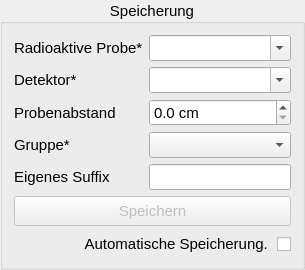
       <widget class="QGroupBox" name="groupBox">
        <property name="sizePolicy">
         <sizepolicy hsizetype="Minimum" vsizetype="Preferred">
          <horstretch>0</horstretch>
          <verstretch>0</verstretch>
         </sizepolicy>
        </property>
        <property name="minimumSize">
         <size>
          <width>0</width>
          <height>50</height>
         </size>
        </property>
        <property name="font">
         <font>
          <pointsize>11</pointsize>
         </font>
        </property>
        <property name="title">
         <string>Speicherung</string>
        </property>
        <property name="alignment">
         <set>Qt::AlignmentFlag::AlignCenter</set>
        </property>
        <property name="flat">
         <bool>false</bool>
        </property>
        <property name="checkable">
         <bool>false</bool>
        </property>
        <layout class="QVBoxLayout" name="verticalLayout">
         <property name="sizeConstraint">
          <enum>QLayout::SizeConstraint::SetMinimumSize</enum>
         </property>
         <item>
          <layout class="QFormLayout" name="formLayout_2">
           <property name="fieldGrowthPolicy">
            <enum>QFormLayout::FieldGrowthPolicy::AllNonFixedFieldsGrow</enum>
           </property>
           <property name="rightMargin">
            <number>0</number>
           </property>
           <property name="bottomMargin">
            <number>0</number>
           </property>
           <item row="0" column="0">
            <widget class="QLabel" name="label_6">
             <property name="font">
              <font>
               <pointsize>11</pointsize>
              </font>
             </property>
             <property name="text">
              <string>Radioaktive Probe*</string>
             </property>
            </widget>
           </item>
           <item row="0" column="1">
            <widget class="QComboBox" name="radSample">
             <property name="sizePolicy">
              <sizepolicy hsizetype="MinimumExpanding" vsizetype="Fixed">
               <horstretch>0</horstretch>
               <verstretch>0</verstretch>
              </sizepolicy>
             </property>
             <property name="font">
              <font>
               <pointsize>11</pointsize>
              </font>
             </property>
             <property name="toolTip">
              <string>&lt;html&gt;&lt;head/&gt;&lt;body&gt;&lt;p&gt;Auswahl der verwendeten radioaktiven Probe &lt;span style=&quot; color:#ff001a;&quot;&gt;(Pflichtfeld)&lt;/span&gt;&lt;/p&gt;&lt;/body&gt;&lt;/html&gt;</string>
             </property>
             <property name="editable">
              <bool>true</bool>
             </property>
             <property name="currentText">
              <string/>
             </property>
             <property name="currentIndex">
              <number>-1</number>
             </property>
             <property name="insertPolicy">
              <enum>QComboBox::InsertPolicy::NoInsert</enum>
             </property>
            </widget>
           </item>
           <item row="3" column="0">
            <widget class="QLabel" name="label_7">
             <property name="font">
              <font>
               <pointsize>11</pointsize>
              </font>
             </property>
             <property name="text">
              <string>Gruppe*</string>
             </property>
            </widget>
           </item>
           <item row="3" column="1">
            <widget class="QComboBox" name="groupLetter">
             <property name="sizePolicy">
              <sizepolicy hsizetype="MinimumExpanding" vsizetype="Fixed">
               <horstretch>0</horstretch>
               <verstretch>0</verstretch>
              </sizepolicy>
             </property>
             <property name="font">
              <font>
               <pointsize>11</pointsize>
              </font>
             </property>
             <property name="toolTip">
              <string>&lt;html&gt;&lt;head/&gt;&lt;body&gt;&lt;p&gt;Auswahl der GP Praktikumsgruppe &lt;span style=&quot; color:#ff001a;&quot;&gt;(Pflichtfeld)&lt;/span&gt;&lt;/p&gt;&lt;/body&gt;&lt;/html&gt;</string>
             </property>
             <property name="currentIndex">
              <number>-1</number>
             </property>
             <property name="maxCount">
              <number>24</number>
             </property>
             <property name="insertPolicy">
              <enum>QComboBox::InsertPolicy::NoInsert</enum>
             </property>
             <item>
              <property name="text">
               <string>A</string>
              </property>
             </item>
             <item>
              <property name="text">
               <string>B</string>
              </property>
             </item>
             <item>
              <property name="text">
               <string>C</string>
              </property>
             </item>
             <item>
              <property name="text">
               <string>D</string>
              </property>
             </item>
             <item>
              <property name="text">
               <string>E</string>
              </property>
             </item>
             <item>
              <property name="text">
               <string>F</string>
              </property>
             </item>
             <item>
              <property name="text">
               <string>G</string>
              </property>
             </item>
             <item>
              <property name="text">
               <string>H</string>
              </property>
             </item>
             <item>
              <property name="text">
               <string>I</string>
              </property>
             </item>
             <item>
              <property name="text">
               <string>J</string>
              </property>
             </item>
             <item>
              <property name="text">
               <string>K</string>
              </property>
             </item>
             <item>
              <property name="text">
               <string>L</string>
              </property>
             </item>
             <item>
              <property name="text">
               <string>M</string>
              </property>
             </item>
             <item>
              <property name="text">
               <string>N</string>
              </property>
             </item>
             <item>
              <property name="text">
               <string>O</string>
              </property>
             </item>
             <item>
              <property name="text">
               <string>P</string>
              </property>
             </item>
             <item>
              <property name="text">
               <string>Q</string>
              </property>
             </item>
             <item>
              <property name="text">
               <string>R</string>
              </property>
             </item>
             <item>
              <property name="text">
               <string>S</string>
              </property>
             </item>
             <item>
              <property name="text">
               <string>T</string>
              </property>
             </item>
             <item>
              <property name="text">
               <string>U</string>
              </property>
             </item>
             <item>
              <property name="text">
               <string>V</string>
              </property>
             </item>
             <item>
              <property name="text">
               <string>W</string>
              </property>
             </item>
             <item>
              <property name="text">
               <string>Z</string>
              </property>
             </item>
            </widget>
           </item>
           <item row="4" column="0">
            <widget class="QLabel" name="label_5">
             <property name="font">
              <font>
               <pointsize>11</pointsize>
              </font>
             </property>
             <property name="text">
              <string>Eigenes Suffix</string>
             </property>
            </widget>
           </item>
           <item row="4" column="1">
            <widget class="QLineEdit" name="suffix">
             <property name="sizePolicy">
              <sizepolicy hsizetype="MinimumExpanding" vsizetype="Fixed">
               <horstretch>0</horstretch>
               <verstretch>0</verstretch>
              </sizepolicy>
             </property>
             <property name="font">
              <font>
               <pointsize>11</pointsize>
              </font>
             </property>
             <property name="toolTip">
              <string>Ein benutzerdefiniertes Suffix mit maximal 20 Zeichen</string>
             </property>
             <property name="text">
              <string notr="true"/>
             </property>
             <property name="maxLength">
              <number>20</number>
             </property>
            </widget>
           </item>
           <item row="1" column="0">
            <widget class="QLabel" name="label_20">
             <property name="font">
              <font>
               <pointsize>11</pointsize>
              </font>
             </property>
             <property name="text">
              <string>Detektor*</string>
             </property>
            </widget>
           </item>
           <item row="1" column="1">
            <widget class="QComboBox" name="detectorCode">
             <property name="sizePolicy">
              <sizepolicy hsizetype="MinimumExpanding" vsizetype="Fixed">
               <horstretch>0</horstretch>
               <verstretch>0</verstretch>
              </sizepolicy>
             </property>
             <property name="font">
              <font>
               <pointsize>11</pointsize>
              </font>
             </property>
             <property name="toolTip">
              <string>&lt;html&gt;&lt;head/&gt;&lt;body&gt;&lt;p&gt;Auswahl des verwendeten Detektors (Geiger-Müller-Zählrohr) &lt;span style=&quot; color:#ff001a;&quot;&gt;(Pflichtfeld)&lt;/span&gt;&lt;/p&gt;&lt;/body&gt;&lt;/html&gt;</string>
             </property>
             <property name="editable">
              <bool>true</bool>
             </property>
             <property name="currentText">
              <string/>
             </property>
             <property name="currentIndex">
              <number>-1</number>
             </property>
             <property name="insertPolicy">
              <enum>QComboBox::InsertPolicy::NoInsert</enum>
             </property>
            </widget>
           </item>
           <item row="2" column="0">
            <widget class="QLabel" name="lblDistance">
             <property name="font">
              <font>
               <pointsize>11</pointsize>
              </font>
             </property>
             <property name="text">
              <string>Probenabstand</string>
             </property>
            </widget>
           </item>
           <item row="2" column="1">
            <widget class="QDoubleSpinBox" name="distanceGlobalDistance">
             <property name="toolTip">
              <string>Abstand zwischen Detektoroberfläche und radioaktiver Probe in cm</string>
             </property>
             <property name="suffix">
              <string> cm</string>
             </property>
             <property name="decimals">
              <number>1</number>
             </property>
            </widget>
           </item>
          </layout>
         </item>
         <item>
          <widget class="QPushButton" name="buttonSave">
           <property name="enabled">
            <bool>false</bool>
           </property>
           <property name="sizePolicy">
            <sizepolicy hsizetype="Minimum" vsizetype="Fixed">
             <horstretch>0</horstretch>
             <verstretch>0</verstretch>
            </sizepolicy>
           </property>
           <property name="minimumSize">
            <size>
             <width>100</width>
             <height>30</height>
            </size>
           </property>
           <property name="maximumSize">
            <size>
             <width>1000</width>
             <height>40</height>
            </size>
           </property>
           <property name="font">
            <font>
             <pointsize>11</pointsize>
            </font>
           </property>
           <property name="toolTip">
            <string>Messung speichern (Dateidialog)</string>
           </property>
           <property name="text">
            <string>Speichern</string>
           </property>
          </widget>
         </item>
         <item>
          <layout class="QHBoxLayout" name="horizontalLayout_5">
           <property name="rightMargin">
            <number>0</number>
           </property>
           <property name="bottomMargin">
            <number>0</number>
           </property>
           <item>
            <widget class="QCheckBox" name="autoSave">
             <property name="sizePolicy">
              <sizepolicy hsizetype="Minimum" vsizetype="Minimum">
               <horstretch>0</horstretch>
               <verstretch>0</verstretch>
              </sizepolicy>
             </property>
             <property name="maximumSize">
              <size>
               <width>850</width>
               <height>16777215</height>
              </size>
             </property>
             <property name="font">
              <font>
               <pointsize>11</pointsize>
              </font>
             </property>
             <property name="toolTip">
              <string>&lt;html&gt;&lt;head/&gt;&lt;body&gt;&lt;p&gt;Bei Aktivierung werden die Messungen automatisch im Format:&lt;/p&gt;&lt;p&gt;YYYY_MM_DD-&lt;span style=&quot; font-style:italic;&quot;&gt;Radioaktive Probe&lt;/span&gt;-&lt;span style=&quot; font-style:italic;&quot;&gt;Suffix&lt;/span&gt;.csv&lt;/p&gt;&lt;p&gt;im Ordner Dokumente/Geiger-Mueller/ gespeichert.&lt;/p&gt;&lt;/body&gt;&lt;/html&gt;</string>
             </property>
             <property name="layoutDirection">
              <enum>Qt::LayoutDirection::RightToLeft</enum>
             </property>
             <property name="text">
              <string>Automatische Speicherung. </string>
             </property>
             <property name="checked">
              <bool>false</bool>
             </property>
             <property name="tristate">
              <bool>false</bool>
             </property>
            </widget>
           </item>
          </layout>
         </item>
        </layout>
       </widget>
